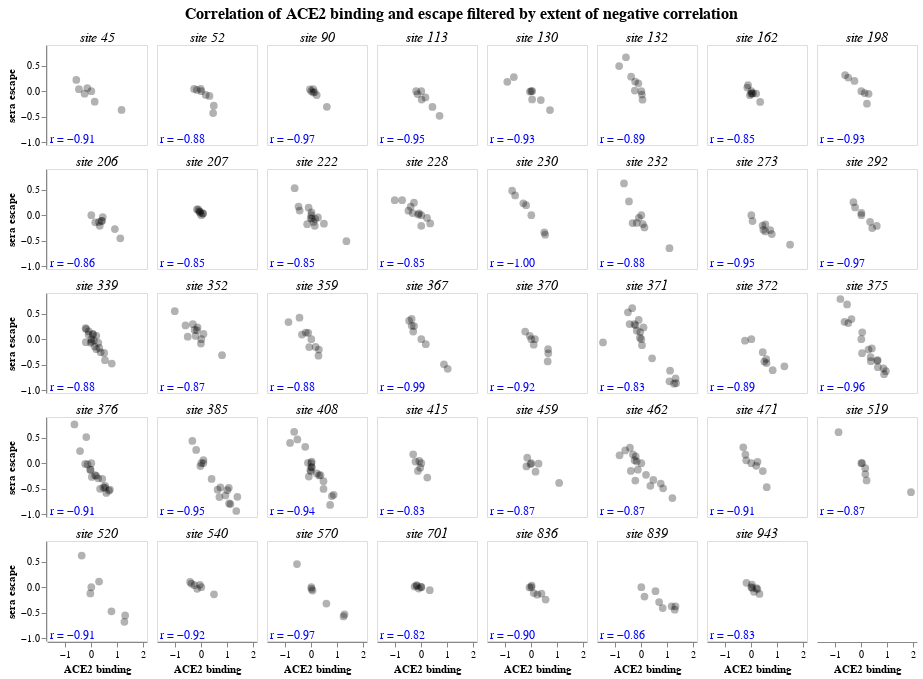

The notebook cell saved with this chart:
### Markdown cell above
## Plot sites with high inverse correlation between ACE2 binding and escape
Plot sites with high inverse correlation of binding and escape; note the slider at the bottom can control which sites are shown:

### Code cell
# first make base chart

facet_size = 100

cell_entry_slider = alt.param(
    value=min_cell_entry,
    bind=alt.binding_range(
        name="minimum cell entry",
        min=dms_df["cell entry"].min(),
        max=0,
    ),
)

binding_escape_corr_base = (
    alt.Chart(dms_df)
    .add_params(cell_entry_slider)
    .transform_filter(alt.datum["cell entry"] >= cell_entry_slider)
)

binding_escape_corr_chart = (
    (
        (
            binding_escape_corr_base
            .encode(
                x=alt.X("ACE2 binding", scale=alt.Scale(nice=False, padding=6)),
                y=alt.Y("sera escape", scale=alt.Scale(nice=False, padding=6)),
                tooltip=[
                    "site",
                    "mutation",
                    alt.Tooltip("ACE2 binding", format=".2f"),
                    alt.Tooltip("sera escape", format=".2f"),
                    alt.Tooltip("cell entry", format=".2f"),
                ],
            )           
            .mark_circle(color="black", opacity=0.3, size=60)
        )
        + (
            binding_escape_corr_base
            .transform_regression("ACE2 binding", "sera escape", params=True)
            .transform_calculate(
                r=alt.expr.if_(
                    alt.datum["coef"][1] > 0,
                    alt.expr.sqrt(alt.datum["rSquared"]),
                    -alt.expr.sqrt(alt.datum["rSquared"]),
                ),
                r_text="r = " + alt.expr.format(alt.datum["r"], ".2f"),
            )
            .encode(
                text="r_text:N",
                x=alt.value(3),
                y=alt.value(facet_size - 6),
            )
            .mark_text(size=12, align="left", color="blue")
        )
    )
    .properties(width=facet_size, height=facet_size)
    .facet(
        facet=alt.Facet(
            "site",
            title=None,
            header=alt.Header(
                labelFontSize=14,
                labelFontStyle="italic",
                labelPadding=0,
                labelExpr="'site ' + datum.label",
            )
        ),
        spacing=8,
        columns=8,
    )
    .configure_axis(grid=False)
)

# now make chart filtered for strongly negative correlations
max_corr_slider = alt.param(
    value=-0.82,
    bind=alt.binding_range(
        name="only show sites with correlation r less than this",
        min=-1,
        max=1,
        step=0.01,
    ),
)

binding_escape_neg_corr_chart = (
    binding_escape_corr_chart
    .properties(
        title=alt.TitleParams(
            "Correlation of ACE2 binding and escape filtered by extent of negative correlation",
            anchor="middle",
            fontSize=16,
            dy=-5,
        ),
        autosize=alt.AutoSizeParams(resize=True),
    )
    .add_params(max_corr_slider)
    .transform_filter(alt.datum["correlation"] <= max_corr_slider)
)

binding_escape_neg_corr_chart

### Figure 1 — Vega-Lite specification as saved in the notebook (floating-point values rounded to 4 significant figures; data arrays with more than 128 entries replaced by an {"elided": "..."} marker saying what was removed)
{"config": {"view": {"continuousWidth": 300, "continuousHeight": 300}, "axis": {"grid": false}}, "data": {"name": "data-4d80d41d6e158f714930df94637547a4"}, "facet": {"field": "site", "header": {"labelExpr": "'site ' + datum.label", "labelFontSize": 14, "labelFontStyle": "italic", "labelPadding": 0}, "title": null, "type": "quantitative"}, "spec": {"layer": [{"mark": {"type": "circle", "color": "black", "opacity": 0.3, "size": 60}, "encoding": {"tooltip": [{"field": "site", "type": "quantitative"}, {"field": "mutation", "type": "nominal"}, {"field": "ACE2 binding", "format": ".2f", "type": "quantitative"}, {"field": "sera escape", "format": ".2f", "type": "quantitative"}, {"field": "cell entry", "format": ".2f", "type": "quantitative"}], "x": {"field": "ACE2 binding", "scale": {"nice": false, "padding": 6}, "type": "quantitative"}, "y": {"field": "sera escape", "scale": {"nice": false, "padding": 6}, "type": "quantitative"}}, "transform": [{"filter": "(datum['cell entry'] >= param_1)"}]}, {"mark": {"type": "text", "align": "left", "color": "blue", "size": 12}, "encoding": {"text": {"field": "r_text", "type": "nominal"}, "x": {"value": 3}, "y": {"value": 94}}, "transform": [{"filter": "(datum['cell entry'] >= param_1)"}, {"on": "ACE2 binding", "regression": "sera escape", "params": true}, {"calculate": "if((datum['coef'][1] > 0),sqrt(datum['rSquared']),(-sqrt(datum['rSquared'])))", "as": "r"}, {"calculate": "('r = ' + format(datum['r'],'.2f'))", "as": "r_text"}]}], "height": 100, "width": 100}, "autosize": {"resize": true}, "columns": 8, "params": [{"name": "param_1", "bind": {"input": "range", "max": 0, "min": -1.487, "name": "minimum cell entry"}, "value": -1.5}, {"name": "param_2", "bind": {"input": "range", "max": 1, "min": -1, "name": "only show sites with correlation r less than this", "step": 0.01}, "value": -0.82}], "spacing": 8, "title": {"text": "Correlation of ACE2 binding and escape filtered by extent of negative correlation", "anchor": "middle", "dy": -5, "fontSize": 16}, "transform": [{"filter": "(datum['correlation'] <= param_2)"}], "$schema": "https://vega.github.io/schema/vega-lite/v5.15.1.json", "datasets": {"data-4d80d41d6e158f714930df94637547a4": {"elided": "3260 records"}}}
